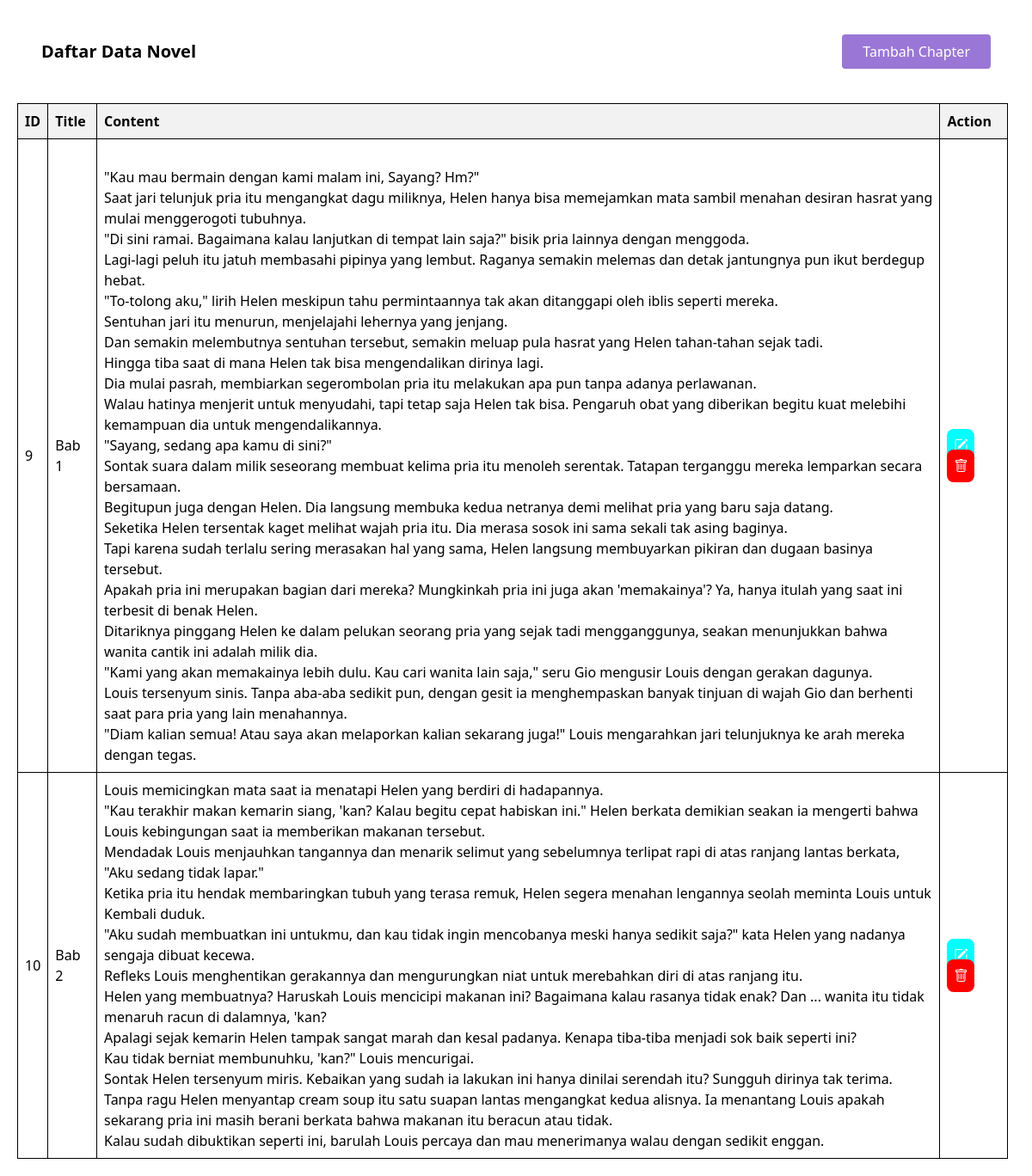
Screenshot of /src/view/dashboard/detail-novel.php?id=16 (signed in) with the database file from the repository.
### tables this page shows
CREATE TABLE `bab` (
  `id` int(11) NOT NULL,
  `novel_id` int(11) DEFAULT NULL,
  `title` varchar(255) NOT NULL,
  `content` text DEFAULT NULL
);

### src/class/novels.php (called while the page is built, shortened)
<?php
function getNovelById($conn, $id) {
    $sql = "SELECT novel.id, novel.cover, novel.title,novel.sinopsis,novel.author, genre.name AS genre
            FROM novel
            JOIN genre ON novel.genre_id = genre.id
            WHERE novel.id = ?";
    $stmt = $conn->prepare($sql);
    $stmt->bind_param("i", $id);
    $stmt->execute();
    $result = $stmt->get_result();
    return $result->fetch_assoc();
}
function getChaptersByNovelId($conn, $novel_id) {
    $sql = "SELECT * FROM bab WHERE novel_id = ?";
    $stmt = $conn->prepare($sql);
    $stmt->bind_param("i", $novel_id);
    $stmt->execute();
    $result = $stmt->get_result();
    $bab = array();
    while ($row = $result->fetch_assoc()) {
        $bab[] = $row;
    }
    return $bab;
}
?>

### src/view/dashboard/detail-novel.php (the view, shortened to what this page needs)
<?php
include "../../class/novels.php";
$db = new Database();
$conn = $db->getConnection();
$novel_id = $_GET['id'];
$novel = getNovelById($conn, $novel_id);
$chapters = getChaptersByNovelId($conn, $novel_id);
?>
<!DOCTYPE html>
<html lang="en">
<head>
    <link href="../../style/output.css" rel="stylesheet">
    <link rel="stylesheet" href="https://cdn.jsdelivr.net/npm/bootstrap-icons@1.11.3/font/bootstrap-icons.min.css">
</head>
<body>
    <?php if ($novel) : ?>
        <div class="flex justify-between items-center py-6 px-12">
            <h1 class="text-xl font-bold">Daftar Data Novel</h1>
            <a href="create-bab.php?id=<?php echo $novel['id']; ?>" class="text-white bg-secondary py-2 px-6 my-4 rounded">Tambah Chapter</a>
        </div>
        <?php if (count($chapters) > 0) : ?>
            <table>
                <thead>
                    <tr>
                        <th>ID</th>
                        <th>Title</th>
                        <th>Content</th>
                        <th>Action</th>
                    </tr>
                </thead>
                <tbody>
                    <?php foreach ($chapters as $chapter) : ?>
                        <tr>
                            <td><?php echo htmlspecialchars($chapter["id"]); ?></td>
                            <td><?php echo htmlspecialchars($chapter["title"]); ?></td>
                            <td><?php echo nl2br(htmlspecialchars($chapter["content"])); ?></td>
                            <td>
                                <a class="text-white p-2 rounded-lg" style="background-color: cyan;" href="edit-novel.php?id=<?php echo $novel['id']; ?>"> <i class="bi bi-pencil-square"></i></a>
                                <a class="text-white p-2 rounded-lg" style="background-color: red;" href="../../class/delete-chapter.php?id=<?php echo $chapter['id']; ?>"><i class="bi bi-trash"></i></a>
                            </td>
                        </tr>
                    <?php endforeach; ?>
                </tbody>
            </table>
        <?php else : ?>
            <p>No chapters found.</p>
        <?php endif; ?>
    <?php else : ?>
        <p>Novel not found.</p>
    <?php endif; ?>
</body>
</html>

### src/view/dashboard/detail-novel.php (style rules this page uses)
table { width: 96%; border-collapse: collapse; margin-bottom: 20px; margin-left: 20px; }
table, th, td { border: 1px solid black; }
th, td { padding: 8px; text-align: left; }
th { background-color: #f2f2f2; }

### rows the page displays
bab: id "9", title "Bab 1", content "\"Kau mau bermain dengan kami malam ini, Sayang? Hm?\" Saat jari telunjuk pria itu mengangkat dagu miliknya, Helen hanya bisa memejamkan mata sambil menahan desiran hasrat yang mulai menggerogoti tubuhnya. \"Di sini ramai. Bagaimana kalau lanjutkan di tempat lain saja?\" bisik pria lainnya dengan menggoda. Lagi-lagi peluh itu jatuh membasahi pipinya yang lembut. Raganya semakin melemas dan detak jantungnya pun ikut berdegup hebat. \"To-tolong aku,\" lirih Helen meskipun tahu permintaannya tak akan ditanggapi oleh iblis seperti mereka. Sentuhan jari itu menurun, menjelajahi lehernya yang jenjang. Dan semakin melembutnya sentuhan tersebut, semakin meluap pula hasrat yang Helen tahan-tahan sejak…"
bab: id "10", title "Bab 2", content "Louis memicingkan mata saat ia menatapi Helen yang berdiri di hadapannya. \"Kau terakhir makan kemarin siang, 'kan? Kalau begitu cepat habiskan ini.\" Helen berkata demikian seakan ia mengerti bahwa Louis kebingungan saat ia memberikan makanan tersebut. Mendadak Louis menjauhkan tangannya dan menarik selimut yang sebelumnya terlipat rapi di atas ranjang lantas berkata, \"Aku sedang tidak lapar.\" Ketika pria itu hendak membaringkan tubuh yang terasa remuk, Helen segera menahan lengannya seolah meminta Louis untuk Kembali duduk. \"Aku sudah membuatkan ini untukmu, dan kau tidak ingin mencobanya meski hanya sedikit saja?\" kata Helen yang nadanya sengaja dibuat kecewa. Refleks Louis menghentikan…"
